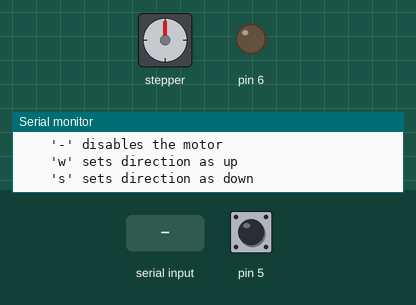
Simulated run of this sketch. Board: Arduino Uno, built with avr-gcc and run on an emulated ATmega328P. Shown: stepper motor, output pins drawn as LEDs (lit = HIGH), the last lines printed to the serial monitor. Wiring (inferred from the names in the program): stepper motor driver (200 steps per turn assumed): step pin 10; direction pin 9; enable pin 11. Inputs (shaded band) come from the test bench; at power-on: pin 5 HIGH. Pins used as bus, display or sensor lines are not drawn.

Above: at 1.2 s.
1.3 s: "+" received over Serial
At 1.45 s:
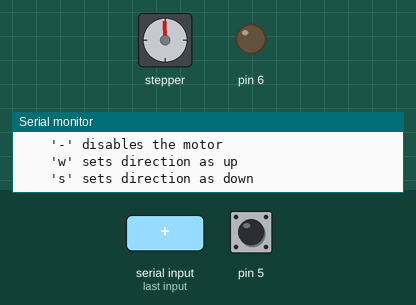
At 4.2 s:
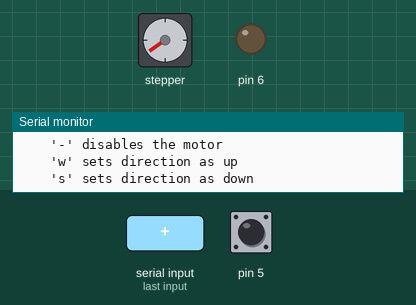
4.3 s: pin 5 pulled LOW for 3.2 s
At 10.42 s:
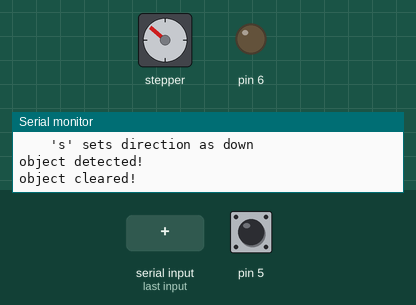
10.5 s: pin 5 pulled LOW for 0.15 s
Timing chart, 0 to 22.6 s (numbered marks = the images above; inputs shaded):
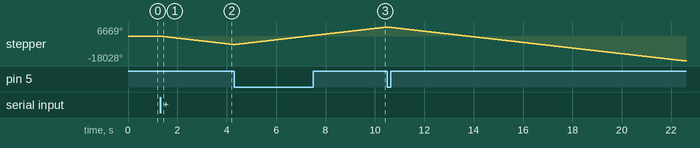

Measured:
- after the input at 1.3 s, stepper: keeps turning counter-clockwise at about 2041°/s, starting at once

The sketch:

Plateform_Controller.ino
```cpp
/* Sketch for controlling the plateform through serial commands
 * Created by Will Washburn, August 2nd, 2019.
 */

/*

//This program is used to test out various speeds for a stepper motor
//The motor will spin back and forth at an initial speed
//To change the speed, open a serial monitor and send the arduino a new delayTime
//The delayTime can range from 0 to 32767, the shorter the delayTime, the faster the motor moves
//To slow or speed up the motor further, increase or decrease the Micro Step's on the stepper motor driver
//IMPORTANT NOTE ABOUT STEPPER MOTOR DRIVER: For the switches on the side that control the microsteps and current, down is on and up is off

     Arduino | TB6600 (driver)
---------------------------------
           7 | ENA+
         GND | ENA-
           6 | DIR+
         GND | DIR-
           5 | PUL+
         GND | PUL-
*though any pin can be selected for ENA+, DIR+, and PUL+

The pins for ENA+,DIR+,PUL+ can be any pin (just change the code)
Pull ENA+ to LOW to enable motor, pull to HIGH to disable the motor (freely rotates)

     Stepper | TB6600 (driver)
-----------------------------------
       Black | B-
       Green | B+
        Blue | A-
         Red | A+

The colors do not really matter, just find the pairs by checking for low resistance between
When you find the two pairs, either can be connected to A or B and either of the sides of the pairs can be connected to + or -

Power Supply | TB6600 (driver)
---------------------------------
          +V | VCC
         COM | GND

*/

//The motor is controlled through these 3 pins
int PUL=10; //define Pulse pin
int DIR=9; //define Direction pin
int ENA=11; //define Enable Pin

//The delayTime is the time (in microseconds) between steps
int delayTime = 800; //between 0 and 32767
//pulseWidth is the time (in microseconds) it waits for the motor to make a step
int pulseWidth = 50; //this should be kept constant

void setup() {
	Serial.begin(9600);
	pinMode (PUL, OUTPUT);
	pinMode (DIR, OUTPUT);
	pinMode (ENA, OUTPUT);

	//this is for adding a button
	pinMode (6, OUTPUT);
	pinMode(5,INPUT_PULLUP);
	digitalWrite(6,LOW);

	digitalWrite(ENA,HIGH); //pull low to enable the motor

	Serial.println("Serial Commands for Stepper Control:");
	Serial.println("    '+' enables the motor");
	Serial.println("    '-' disables the motor");
	Serial.println("    'w' sets direction as up");
	Serial.println("    's' sets direction as down");
}

void loop() {
	handleSerial();
	detectCollision();
	stepMotor();
}

void stepMotor(){
	digitalWrite(PUL,HIGH);
	delayMicroseconds(pulseWidth);
	digitalWrite(PUL,LOW);
	delayMicroseconds(delayTime);
}

void detectCollision() {
	if (digitalRead(5) == LOW) {
		Serial.println("object detected!");
		digitalWrite(DIR, !digitalRead(DIR));
		while (digitalRead(5) == LOW){
			stepMotor();
		}
		Serial.println("object cleared!");
		Serial.println();
	}
}

void handleSerial() {
	while (Serial.available() > 0) {
		char incomingCharacter = Serial.read();
		switch (incomingCharacter) {
			case 'w':
				digitalWrite(DIR,HIGH); //up
				break;
			case 's':
				digitalWrite(DIR,LOW); //down
				break;
			case '-':
				digitalWrite(ENA,HIGH); //turn off
				break;
			case '+':
				digitalWrite(ENA,LOW); //turn on
				break;
			case '2':
				delayTime =200;
				break;
			case '3':
				delayTime =300;
				break;
			case '4':
				delayTime =400;
				break;
			case '5':
				delayTime =500;
				break;
			case '6':
				delayTime =600;
				break;
			case '7':
				delayTime = 700;
				break;
			case '8':
				delayTime = 800;
				break;
		}
	}
}
```
